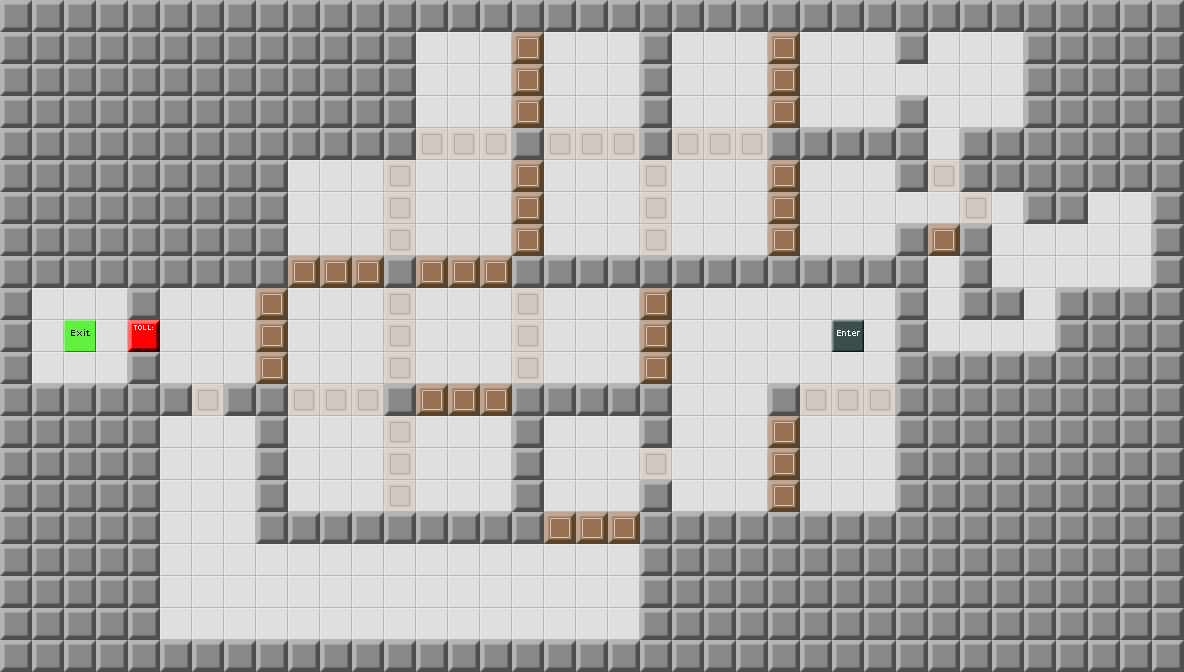

Tiled map render using the project's own tile images. Description and the map definition, with tile-layer contents summarised, below:
An orthogonal 37x21 tile map with 32x32 px tiles, 1 tile layer (Map) and 29 objects.

<map version="1.0" orientation="orthogonal" width="37" height="21" tilewidth="32" tileheight="32">
 <tileset firstgid="1" name="devgraphics" tilewidth="32" tileheight="32">
  <image source="../../../Content/JakesChallenge/devgraphics.png" width="192" height="288" />
  <tile id="0">
   <properties>
    <property name="type" value="floor" />
   </properties>
  </tile>
  <tile id="1">
   <properties>
    <property name="type" value="wall" />
   </properties>
  </tile>
  <tile id="2">
   <properties>
    <property name="type" value="yellowDoor" />
   </properties>
  </tile>
  <tile id="3">
   <properties>
    <property name="type" value="yellowKey" />
   </properties>
  </tile>
  <tile id="4">
   <properties>
    <property name="type" value="start" />
   </properties>
  </tile>
  <tile id="5">
   <properties>
    <property name="type" value="exit" />
   </properties>
  </tile>
  <tile id="6">
   <properties>
    <property name="type" value="nascar" />
   </properties>
  </tile>
  <tile id="7">
   <properties>
    <property name="type" value="help" />
   </properties>
  </tile>
  <tile id="8">
   <properties>
    <property name="type" value="ball" />
   </properties>
  </tile>
  <tile id="9">
   <properties>
    <property name="type" value="predator" />
   </properties>
  </tile>
  <tile id="10">
   <properties>
    <property name="type" value="smartPredator" />
   </properties>
  </tile>
  <tile id="11">
   <properties>
    <property name="type" value="money" />
   </properties>
  </tile>
  <tile id="12">
   <properties>
    <property name="type" value="toll" />
   </properties>
  </tile>
  <tile id="13">
   <properties>
    <property name="type" value="toll2" />
   </properties>
  </tile>
  <tile id="14">
   <properties>
    <property name="type" value="pushBlock" />
   </properties>
  </tile>
  <tile id="15">
   <properties>
    <property name="color" value="red" />
    <property name="type" value="switch" />
   </properties>
  </tile>
  <tile id="16">
   <properties>
    <property name="color" value="red" />
    <property name="type" value="disappearingWall" />
   </properties>
  </tile>
  <tile id="18">
   <properties>
    <property name="" value="" />
   </properties>
  </tile>
  <tile id="20">
   <properties>
    <property name="type" value="redDoor" />
   </properties>
  </tile>
  <tile id="21">
   <properties>
    <property name="color" value="red" />
    <property name="type" value="redKey" />
   </properties>
  </tile>
  <tile id="22">
   <properties>
    <property name="color" value="red" />
    <property name="type" value="appearingWall" />
   </properties>
  </tile>
  <tile id="23">
   <properties>
    <property name="type" value="redAppearingBlock2" />
   </properties>
  </tile>
  <tile id="24">
   <properties>
    <property name="type" value="britishNascar" />
   </properties>
  </tile>
  <tile id="25">
   <properties>
    <property name="type" value="hiddenSwitch" />
   </properties>
  </tile>
  <tile id="26">
   <properties>
    <property name="type" value="gronpree" />
   </properties>
  </tile>
  <tile id="27">
   <properties>
    <property name="color" value="yellow" />
    <property name="type" value="switch" />
   </properties>
  </tile>
  <tile id="28">
   <properties>
    <property name="color" value="yellow" />
    <property name="type" value="disappearingWall" />
   </properties>
  </tile>
  <tile id="32">
   <properties>
    <property name="type" value="cyanDoor" />
   </properties>
  </tile>
  <tile id="33">
   <properties>
    <property name="type" value="cyanKey" />
   </properties>
  </tile>
  <tile id="34">
   <properties>
    <property name="color" value="yellow" />
    <property name="type" value="appearingWall" />
   </properties>
  </tile>
  <tile id="36">
   <properties>
    <property name="type" value="teleporter" />
   </properties>
  </tile>
  <tile id="39">
   <properties>
    <property name="color" value="green" />
    <property name="type" value="switch" />
   </properties>
  </tile>
  <tile id="40">
   <properties>
    <property name="color" value="green" />
    <property name="type" value="disappearingWall" />
   </properties>
  </tile>
  <tile id="44">
   <properties>
    <property name="type" value="greenDoor" />
   </properties>
  </tile>
  <tile id="45">
   <properties>
    <property name="color" value="green" />
    <property name="type" value="greenKey" />
   </properties>
  </tile>
  <tile id="46">
   <properties>
    <property name="color" value="green" />
    <property name="type" value="appearingWall" />
   </properties>
  </tile>
  <tile id="50">
   <properties>
    <property name="color" value="brownOff" />
    <property name="type" value="switch" />
   </properties>
  </tile>
  <tile id="51">
   <properties>
    <property name="color" value="brown" />
    <property name="type" value="switch" />
   </properties>
  </tile>
 </tileset>
 <layer name="Map" width="37" height="21">
  <data>[777 cells, 777 non-empty, 7 distinct tile ids]</data>
 </layer>
 <objectgroup name="Enemies" width="37" height="21" />
 <objectgroup name="Items" width="37" height="21">
  <object gid="52" x="832" y="480" />
  <object gid="51" x="576" y="352" />
  <object gid="52" x="448" y="480" />
  <object gid="12" x="864" y="512" />
  <object gid="12" x="800" y="512" />
  <object gid="12" x="864" y="448" />
  <object gid="12" x="800" y="448" />
  <object gid="51" x="576" y="224" />
  <object gid="12" x="736" y="224" />
  <object gid="12" x="736" y="256" />
  <object gid="12" x="736" y="192" />
  <object gid="12" x="704" y="256" />
  <object gid="12" x="704" y="192" />
  <object gid="52" x="704" y="224" />
  <object gid="51" x="1088" y="224" />
  <object gid="12" x="1024" y="288" />
  <object gid="12" x="1056" y="288" />
  <object gid="52" x="576" y="96" />
  <object gid="51" x="448" y="96" />
  <object gid="52" x="320" y="224" />
  <object gid="52" x="832" y="96" />
  <object gid="51" x="704" y="96" />
  <object gid="8" x="192" y="352">
   <properties>
    <property name="Text" value="Did you miss any coins? Head south to go back to the start." />
   </properties>
  </object>
  <object gid="51" x="576" y="480" />
  <object gid="52" x="576" y="608" />
  <object gid="51" x="192" y="384" />
  <object gid="8" x="608" y="480">
   <properties>
    <property name="Text" value="Welcome! Or, if you've been here before, welcome back!" />
   </properties>
  </object>
  <object gid="8" x="704" y="352">
   <properties>
    <property name="Text" value="Push the brown buttons to turn the brown walls on and off." />
   </properties>
  </object>
  <object gid="8" x="608" y="192">
   <properties>
    <property name="Text" value="Just because you can push the button doesn't mean you always should." />
   </properties>
  </object>
 </objectgroup>
 <objectgroup name="Tools" width="37" height="21" />
 <objectgroup name="Parameters" width="37" height="21">
  <properties>
   <property name="time" value="300" />
   <property name="wrapAround" value="false" />
  </properties>
 </objectgroup>
</map>
